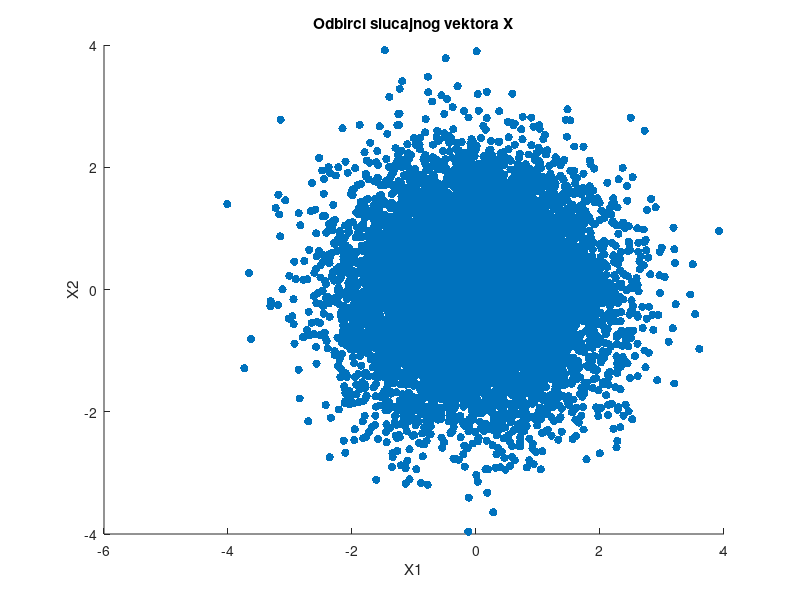
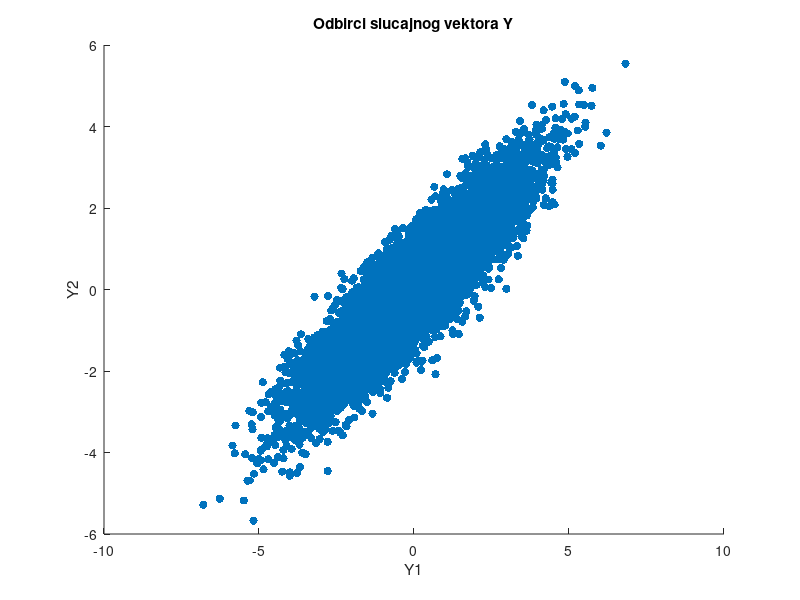
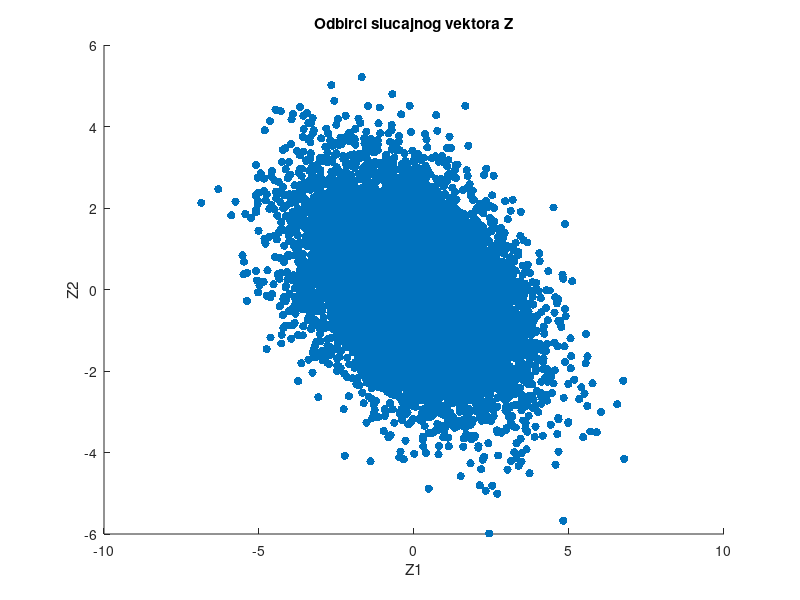

These figures' MATLAB source, in order:
X = zeros(2,10000);
X(1,:) = randn(1,10000);
X(2,:) = randn(1,10000);

Ay = [2.2/sqrt(2) sqrt(3-2.42);sqrt(2) 0];
Az = [0 sqrt(3);sqrt(5/3) -1/sqrt(3)];
Y = Ay*X;
Z = Az*X;

figure(1)
scatter(X(1,:),X(2,:),'filled');
title('Odbirci slucajnog vektora X');
xlabel('X1');
ylabel('X2');

figure(2)
scatter(Y(1,:),Y(2,:),'filled');
title('Odbirci slucajnog vektora Y');
xlabel('Y1');
ylabel('Y2');

figure(3)
scatter(Z(1,:),Z(2,:),'filled');
title('Odbirci slucajnog vektora Z');
xlabel('Z1');
ylabel('Z2');